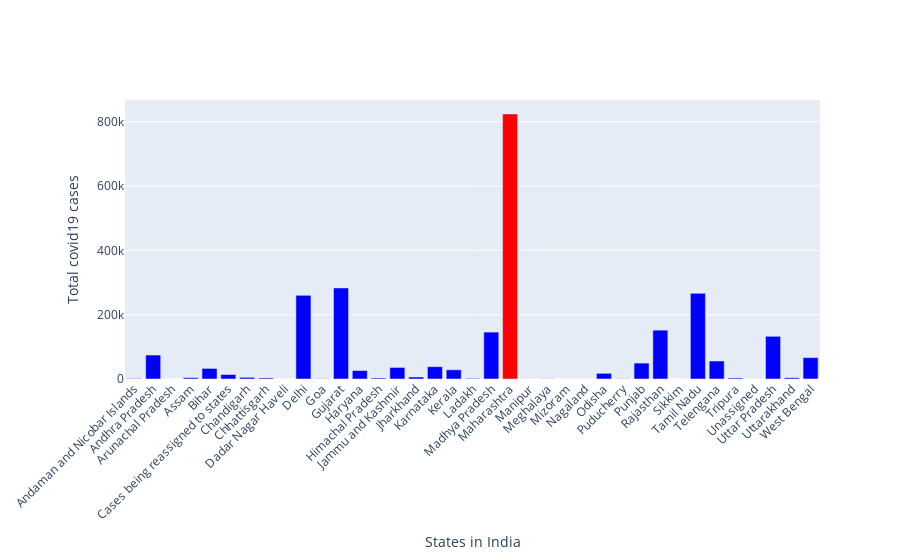

The notebook cell saved with this chart:
### Code cell
x = totalstates
y = count
colors = ['blue',] * len(x)
n = y.index(max(y))
colors[n] = 'red'
n = y.index(min(y))
colors[n] = 'black'
data = go.Bar(
        x = x,
        y = y,
        marker_color=colors
)
layout = go.Layout(
        xaxis = dict(
            title=dict(text='States in India'),
            automargin=True,
            tickangle=-45,
            ticklen=15
        ),
        yaxis = dict(
            title=dict(text='Total covid19 cases'),
            automargin=True,
        )
)
fig = go.Figure([data],layout=layout)

pyo.iplot(fig)

### Figure 1 — Plotly figure (JSON) as saved in the notebook; plotly's stock layout.template omitted (floating-point values rounded to 4 significant figures)
{"data": [{"marker": {"color": ["blue", "blue", "blue", "blue", "blue", "blue", "blue", "blue", "blue", "blue", "blue", "blue", "blue", "blue", "blue", "blue", "blue", "blue", "blue", "blue", "red", "blue", "blue", "blue", "blue", "blue", "blue", "blue", "blue", "black", "blue", "blue", "blue", "blue", "blue", "blue", "blue"]}, "type": "bar", "x": ["Andaman and Nicobar Islands", "Andhra Pradesh", "Arunachal Pradesh", "Assam", "Bihar", "Cases being reassigned to states", "Chandigarh", "Chhattisgarh", "Dadar Nagar Haveli", "Delhi", "Goa", "Gujarat", "Haryana", "Himachal Pradesh", "Jammu and Kashmir", "Jharkhand", "Karnataka", "Kerala", "Ladakh", "Madhya Pradesh", "Maharashtra", "Manipur", "Meghalaya", "Mizoram", "Nagaland", "Odisha", "Puducherry", "Punjab", "Rajasthan", "Sikkim", "Tamil Nadu", "Telengana", "Tripura", "Unassigned", "Uttar Pradesh", "Uttarakhand", "West Bengal"], "y": [1379, 74463, 55, 4136, 32911, 13968, 5148, 3241, 24, 260071, 830, 283068, 26278, 3095, 35944, 6157, 38276, 28595, 1790, 145891, 824255, 306, 511, 63, 5, 17624, 597, 49439, 151876, 3, 266291, 55939, 3192, 161, 132728, 3913, 66423]}], "layout": {"xaxis": {"automargin": true, "tickangle": -45, "ticklen": 15, "title": {"text": "States in India"}}, "yaxis": {"automargin": true, "title": {"text": "Total covid19 cases"}}}}
